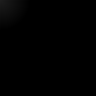
Frame 1 (no input)
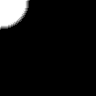
Frame 60 (the mouse pressed at the canvas centre just before this capture)
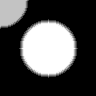
Frame 120 (the mouse held since frame 60 and released just before this capture)

The Processing sketch that drew these frames (run headless with seeded random() and noise(); from frame 60 on, the mouse is pressed at the canvas centre):

// Processing sketch: EventHorizonColorMap
// ── EventHorizonColorMap.pde
PImage map;
float size = 30;
int colorScale = 255;

void setup(){
  size(96, 96);
  map = new PImage(96, 96, RGB);
  initImage();
}

void draw(){
  background(0);
  
  map.loadPixels();
  
  for (int i = 0; i < map.pixels.length; i++){
    int thisX = i % width;
    int thisY = i / width;
    float d = dist(mouseX, mouseY, thisX, thisY);
    color c = map.pixels[i];
    float h = (int)brightness(c);
    float newH = 0;
    
    if (d < size){newH = min(h + (size - d), colorScale);}
    else{newH = max(h - 1, 0);}
    
    color newC = color(newH);
    map.pixels[i] = newC;      
  }

  map.updatePixels();
  
  image(map, 0, 0, width, height);
  
}


void initImage(){
  map.loadPixels();
  for (int i = 0; i < map.pixels.length; i++){
    map.pixels[i] = color(0); 
  }
  map.updatePixels();
}
